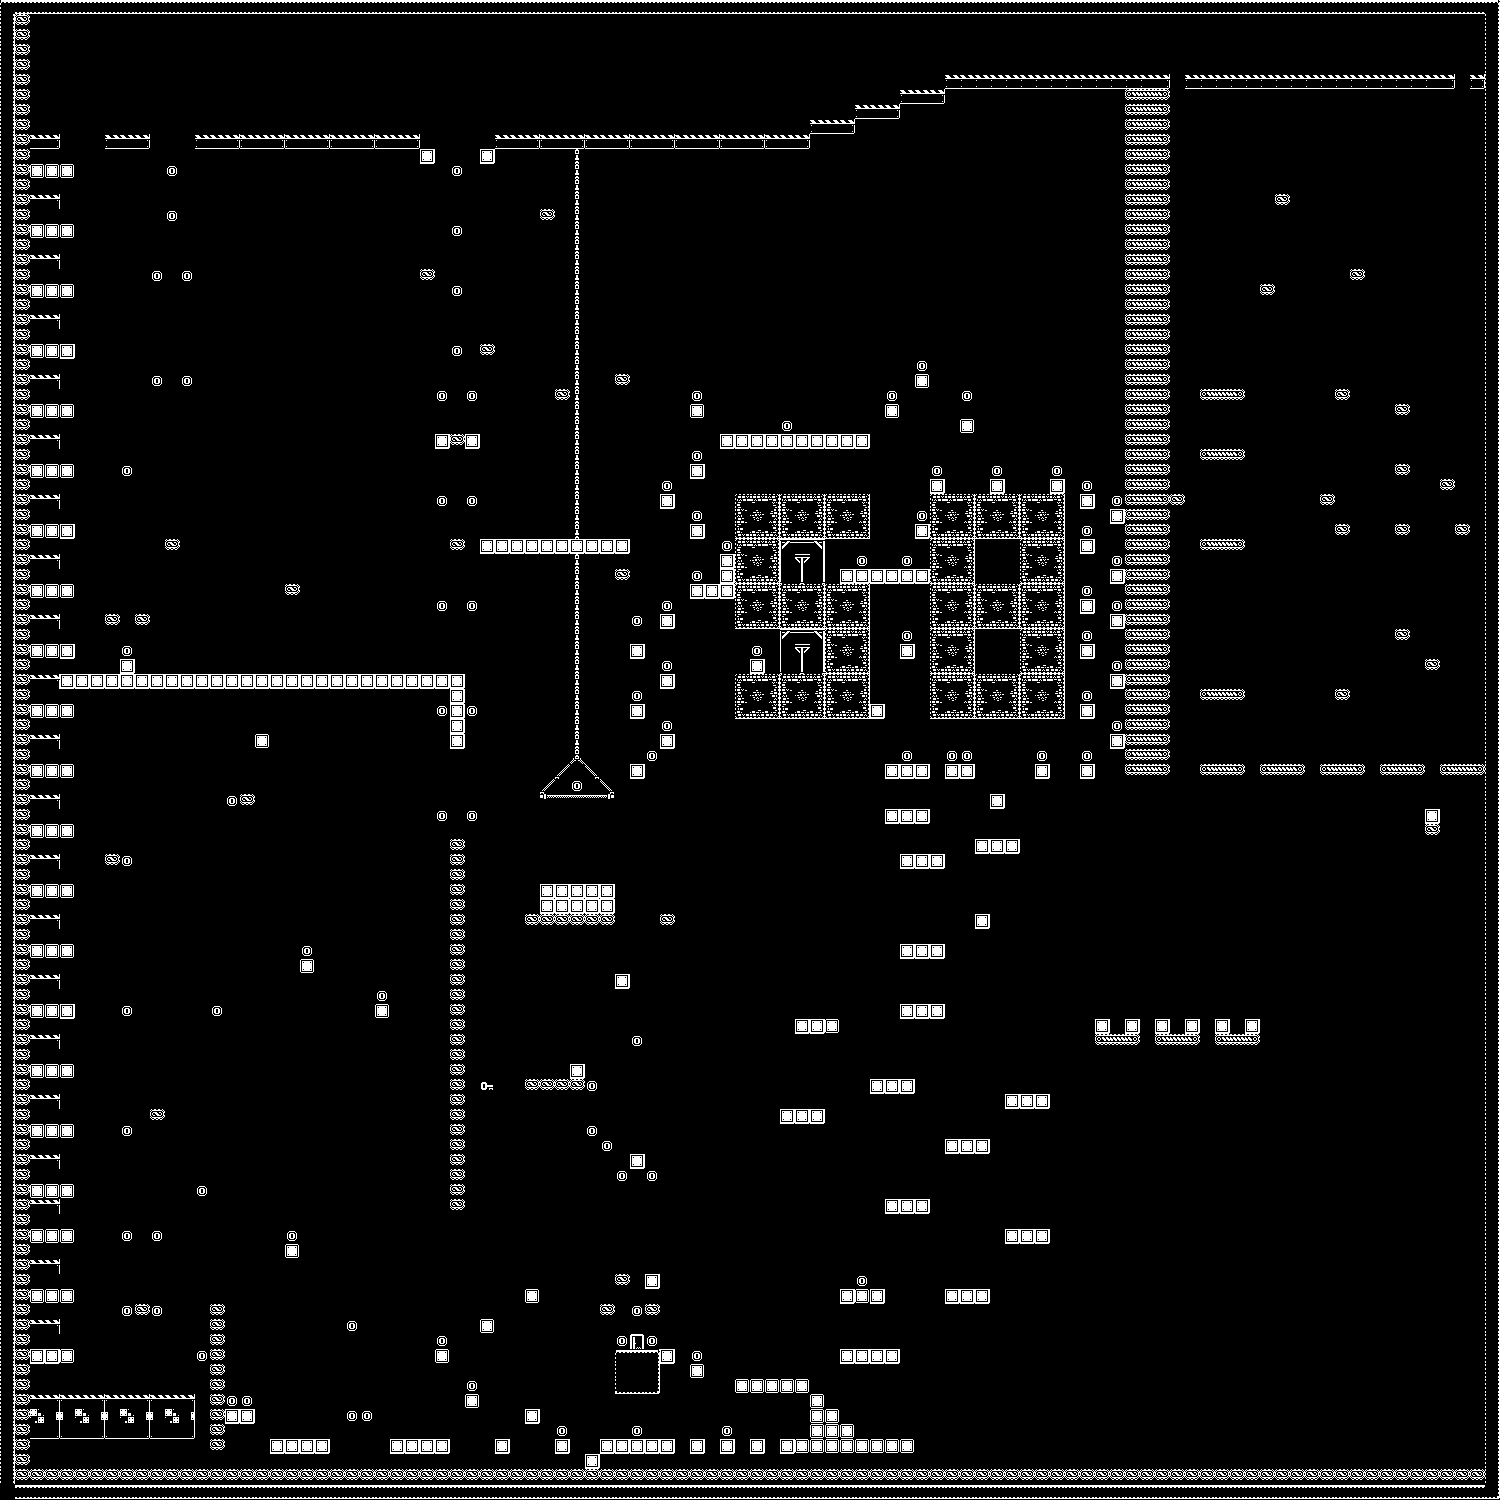

A 2D game scene composited from a Tiled map and its tileset images. What follows is a short description and the map's XML, with each tile layer's data collapsed to a summary:
An orthogonal 100x100 tile map with 15x15 px tiles, 7 tile layers (background, platforms, exit, key, ...).

<map version="1.10" tiledversion="1.11.2" orientation="orthogonal" renderorder="right-down" width="100" height="100" tilewidth="15" tileheight="15" infinite="0" nextlayerid="8" nextobjectid="1">
 <tileset firstgid="1" source="surface-world-1.tsx" />
 <layer id="1" name="background" width="100" height="100">
  <data>[10000 cells, 10000 non-empty, 5 distinct tile ids]</data>
 </layer>
 <layer id="2" name="platforms" width="100" height="100">
  <data>[10000 cells, 590 non-empty, 27 distinct tile ids]</data>
 </layer>
 <layer id="6" name="exit" width="100" height="100">
  <data>[10000 cells, 1 non-empty, 1 distinct tile ids]</data>
 </layer>
 <layer id="7" name="key" width="100" height="100">
  <data>[10000 cells, 1 non-empty, 1 distinct tile ids]</data>
 </layer>
 <layer id="3" name="spike" width="100" height="100">
  <data>[10000 cells, 685 non-empty, 23 distinct tile ids]</data>
 </layer>
 <layer id="4" name="underlayer" width="100" height="100">
  <data>[10000 cells, 280 non-empty, 2 distinct tile ids]</data>
 </layer>
 <layer id="5" name="gold" width="100" height="100">
  <data>[10000 cells, 107 non-empty, 2 distinct tile ids]</data>
 </layer>
</map>
